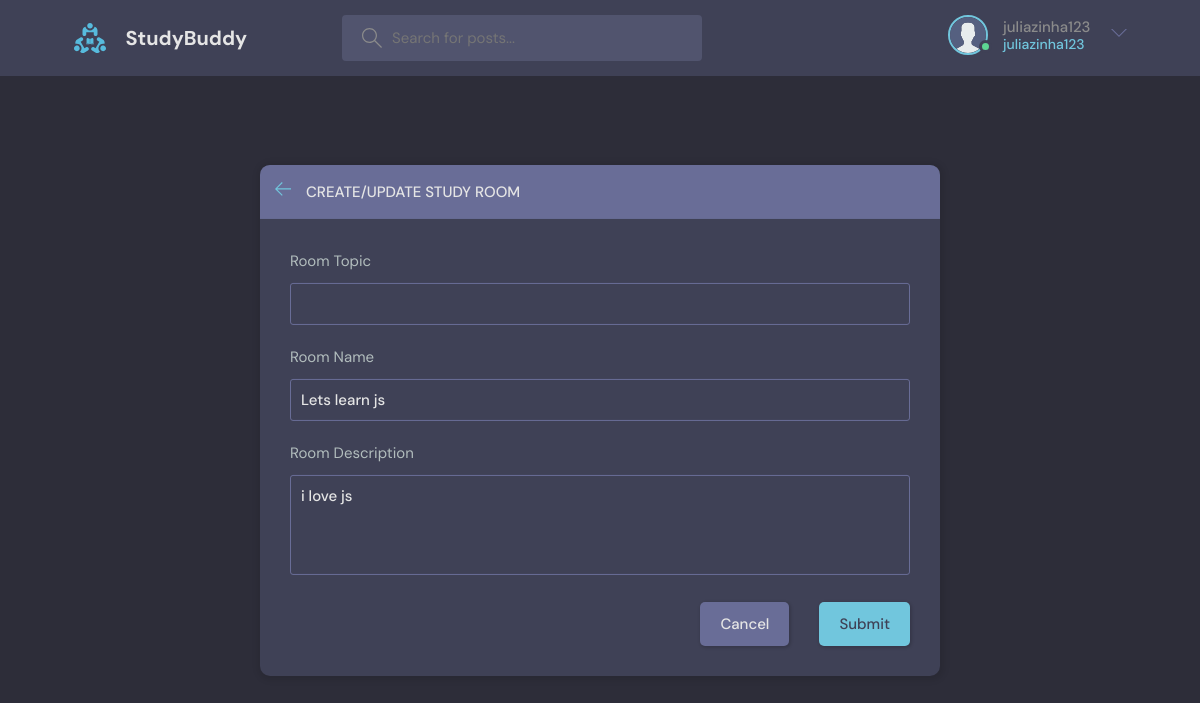
/update_room/2/ (signed in), run on the app's committed database.
### base/models.py (models this page shows, shortened)
class User(AbstractUser):
    name = models.CharField(max_length=200, null=True)
    email = models.EmailField(unique=True, null=True)
    bio = models.TextField(null=True)
    avatar = models.ImageField(null=True, default="avatar.svg")
    USERNAME_FIELD = 'email'
    REQUIRED_FIELDS = []

class Room(models.Model):
    host =  models.ForeignKey(User, on_delete=models.SET_NULL, null=True)
    topic = models.ForeignKey(Topic, on_delete=models.SET_NULL, null=True)
    name = models.CharField(max_length=200)
    description = models.TextField(null=False, blank=True)
    participants = models.ManyToManyField(User, related_name='participants', blank=True)
    updated = models.DateTimeField(auto_now=True)
    created = models.DateTimeField(auto_now_add=True)
    class Meta:
        ordering = ['-created','-updated']

### base/views.py (the view, shortened to what this page needs)
# urls.py: path('update_room/<str:pk>/', updateRoom, name='update_room'),
@login_required(login_url='login')
def updateRoom(request, pk):
    room = Room.objects.get(id=pk)
    form = RoomForm(instance=room)
    topics = Topic.objects.all()
    if request.user != room.host:
        return HttpResponse('You are not allowed here!!')
    context = {'form':form, 'topics':topics}
    return render(request, 'base/room_form.html', context)

### base/forms.py
class RoomForm(ModelForm):
     class Meta:
        model = Room
        fields = '__all__'
        exclude = ['host', 'participants']

### base/templates/base/room_form.html (shortened to what this page needs)
{% extends 'base.html' %}
{% block content %}
  <main class="create-room layout">
    <div class="container">
      <div class="layout__box">
        <div class="layout__boxHeader">
          <div class="layout__boxTitle">
            <a href="{% url 'home' %}">
              <svg version="1.1" xmlns="http://www.w3.org/2000/svg" width="32" height="32" viewBox="0 0 32 32">
                <title>arrow-left</title>
                <path
                  d="M13.723 2.286l-13.723 13.714 13.719 13.714 1.616-1.611-10.96-10.96h27.625v-2.286h-27.625l10.965-10.965-1.616-1.607z">
                </path>
              </svg>
            </a>
            <h3>Create/Update Study Room</h3>
          </div>
        </div>
        <div class="layout__body">
          <form class="form" action="" method="POST">
              <div class="form__group">
                <label for="room_topic">Room Topic</label>
                <input required type="text" value="{{room.topic.name}}" name="topic" list="topic-list">
              </div>
              <div class="form__group">
                <label for="room_name">Room Name</label>
                {{form.name}}
              </div>
              <div class="form__group">
                <label for="room_description">Room Description</label>
                {{form.description}}
              </div>
            <div class="form__action">
              <a class="btn btn--dark" href="index.html">Cancel</a>
              <button class="btn btn--main" type="submit">Submit</button>
            </div>
          </form>
        </div>
      </div>
    </div>
  </main>
{% endblock content %}

### templates/navbar.html (shortened to what this page needs)
{% load static %}
<header class="header header--loggedIn">
    <div class="container">
      <a href="{% url 'home' %}" class="header__logo">
        <img src="{% static 'images/logo.svg'%}">
        <h1>StudyBuddy</h1>
      </a>
      <form class="header__search" method='GET' action="{% url 'home' %}">
        <label>
          <input name='q' placeholder="Search for posts..." />
        </label>
      </form>
      <nav class="header__menu">
        {% if request.user.is_authenticated %}
        <div class="header__user">
          <a href="{% url 'update_user' user.id %}">
            <div class="avatar avatar--medium active">
              <img src="{{request.user.avatar.url}}" />
            </div>
            <p>{{request.user.username}}<span>{{request.user.username}}</span></p>
          </a>
          <button class="dropdown-button">
            <svg version="1.1" xmlns="http://www.w3.org/2000/svg" width="32" height="32" viewBox="0 0 32 32">
              <title>chevron-down</title>
              <path d="M16 21l-13-13h-3l16 16 16-16h-3l-13 13z"></path>
            </svg>
          </button>
        </div>
        {% else %}
        {% comment %} Not Logged In {% endcomment %}
        <a href="{% url 'login' %}">
          <img src="{% static 'images/avatar.svg'%}">
          <p>Login</p>
        </a>
        {% endif %}
      </nav>
    </div>
  </header>

### data on the page
User: user.avatar (placeholder picture), user.username "juliazinha123"
Room: name "Lets learn js", description "i love js"
